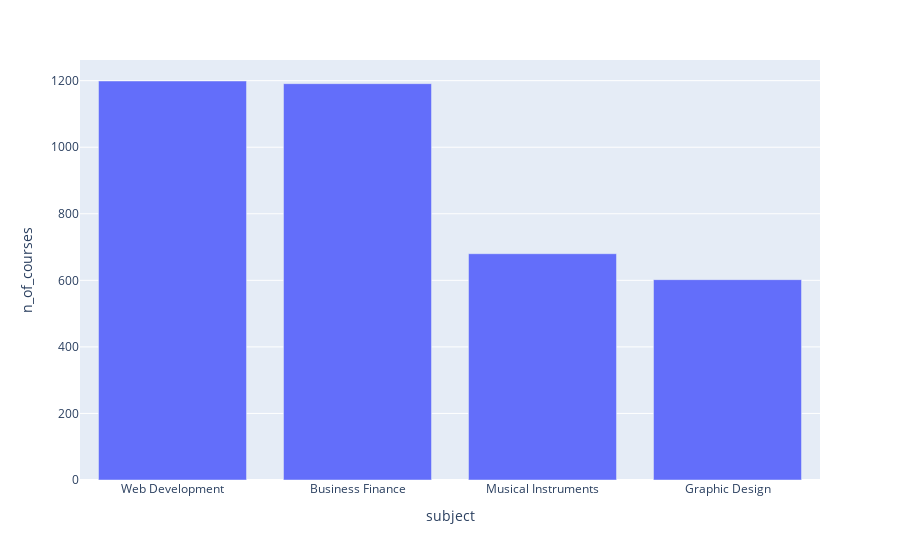

Notebook code cell kept with this figure:
### Markdown cell above
**`3. Buatlah plot total jumlah course untuk tiap kategori!`**

### Code cell


### Figure 1 — Plotly figure (JSON) as saved in the notebook; plotly's stock layout.template omitted (floating-point values rounded to 4 significant figures)
{"data": [{"alignmentgroup": "True", "hovertemplate": "subject=%{x}<br>n_of_courses=%{y}<extra></extra>", "legendgroup": "", "marker": {"color": "#636efa", "pattern": {"shape": ""}}, "name": "", "offsetgroup": "", "orientation": "v", "showlegend": false, "textposition": "auto", "type": "bar", "x": ["Web Development", "Business Finance", "Musical Instruments", "Graphic Design"], "xaxis": "x", "y": [1199, 1191, 680, 602], "yaxis": "y"}], "layout": {"barmode": "relative", "legend": {"tracegroupgap": 0}, "margin": {"t": 60}, "xaxis": {"anchor": "y", "domain": [0, 1], "title": {"text": "subject"}}, "yaxis": {"anchor": "x", "domain": [0, 1], "title": {"text": "n_of_courses"}}}}
